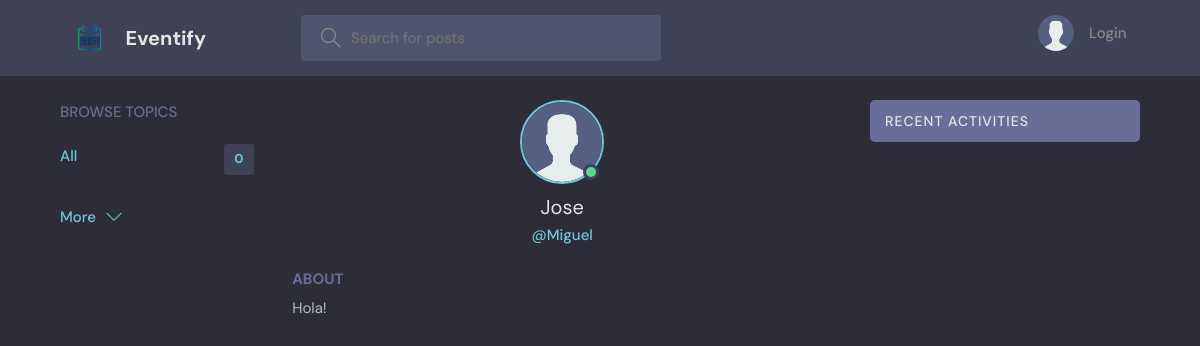
Before: /profile/6/ with the older database file.
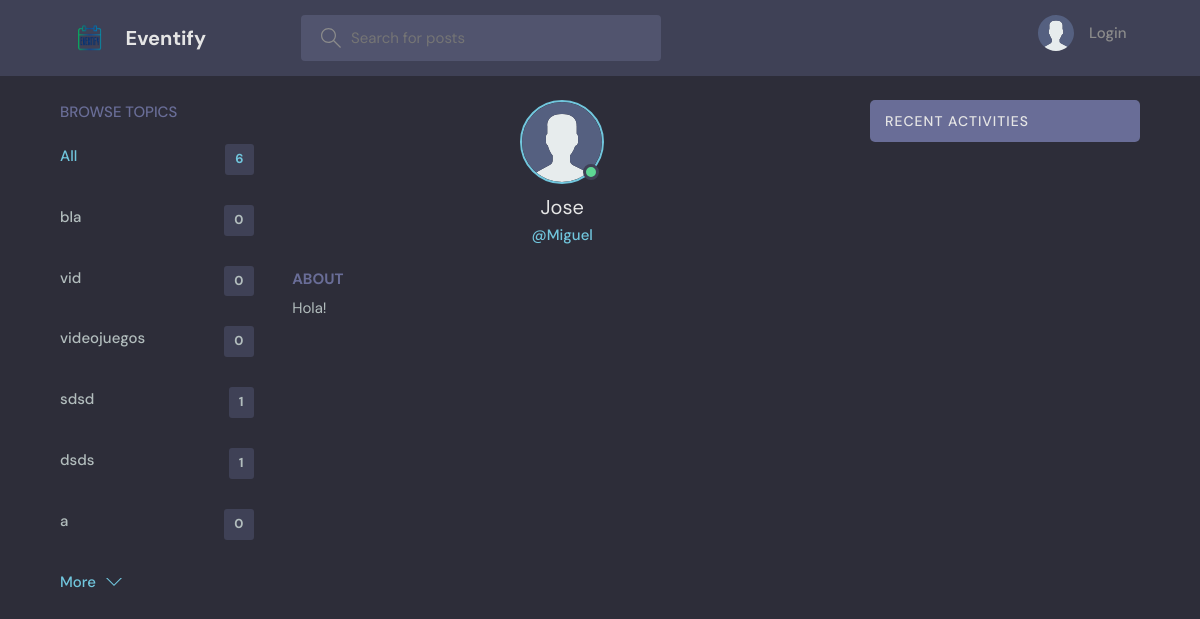
After: the same page with the newer database file.
### base/models.py (models this page shows, shortened)
class User(AbstractUser):
    name = models.CharField(max_length=200, null=True)
    email = models.EmailField(unique=True, null=True)
    bio = models.TextField(null=True)
    avatar = models.ImageField(null=True, default="avatar.svg")
    USERNAME_FIELD = 'username'
    REQUIRED_FIELDS = []

class Topic(models.Model):
    name = models.CharField(max_length=200)

### base/views.py (the view)
# urls.py: path('profile/<str:pk>/', views.userProfile, name="user-profile"),
def userProfile(request, pk):
    user = User.objects.get(id=pk)
    rooms = user.room_set.all()
    room_messages = user.message_set.all()
    topics = Topic.objects.all()
    context = {'user': user, 'rooms': rooms,
               'room_messages': room_messages, 'topics': topics}
    return render(request, 'base/profile.html', context)

### base/templates/base/profile.html (shortened to what this page needs)
{% extends 'main.html' %}
{% block content %}
<main class="profile-page layout layout--3">
  <div class="container">
    {% include 'base/topics_component.html' %}
    <div class="roomList">
      <div class="profile">
        <div class="profile__avatar">
          <div class="avatar avatar--large active">
            <img src="{{user.avatar.url}}" />
          </div>
        </div>
        <div class="profile__info">
          <h3>{{user.name}}</h3>
          <p>@{{user.username}}</p>
        </div>
        <div class="profile__about">
          <h3>About</h3>
          <p>
            {{user.bio}}
          </p>
        </div>
      </div>
    </div>
    {% include 'base/activity_component.html' %}
  </div>
</main>
{% endblock content %}

### templates/main.html (shortened to what this page needs)
<!DOCTYPE html>
{% load static %}
<html lang="en">
<head>
    <link rel="stylesheet" href="{% static 'styles/style.css' %}" />
</head>
<body>
    {% include 'navbar.html' %}
    {% block content %}
    {% endblock %}
</body>
</html>

### templates/navbar.html (shortened to what this page needs)
{% load static %}
<header class="header header--loggedIn">
    <div class="container">
        <a href="{% url 'home' %}" class="header__logo">
            <img src="{% static 'images/LogoEventify.png' %}" />
            <h1>Eventify</h1>
        </a>
        <form class="header__search" method="GET" action="{% url 'home' %}">
            <label>
                <input name="q" placeholder="Search for posts" />
            </label>
        </form>
        <nav class="header__menu">
            {% if request.user.is_authenticated %}
            <div class="header__user">
                <a href="{% url 'update-user' %}">
                    <div class="avatar avatar--medium active">
                        <img src="{{request.user.avatar.url}}" />
                    </div>
                    <p>{{request.user.username}} <span>@{{request.user.username}}</span></p>
                </a>
                <button class="dropdown-button">
                    <svg version="1.1" xmlns="http://www.w3.org/2000/svg" width="32" height="32" viewBox="0 0 32 32">
                        <title>chevron-down</title>
                        <path d="M16 21l-13-13h-3l16 16 16-16h-3l-13 13z"></path>
                    </svg>
                </button>
            </div>
            {% else %}
            <a href="{% url 'login' %}">
                <img src="{% static 'images/avatar.svg' %}" />
                <p>Login</p>
            </a>
            {% endif %}
        </nav>
    </div>
</header>

### base/templates/base/topics_component.html
<div class="topics">
    <div class="topics__header">
        <h2>Browse Topics</h2>
    </div>
    <ul class="topics__list">
        <li>
            <a href="{% url 'home' %}" class="active">All <span>{{topics.count}}</span></a>
        </li>
        {% for topic in topics %}
        <li>
            <a href="{% url 'home' %}?q={{topic.name}}">{{topic.name}}<span>{{topic.room_set.all.count}}</span></a>
        </li>
        {% endfor %}
    </ul>
    <a class="btn btn--link" href="{% url 'topics' %}">
        More
        <svg version="1.1" xmlns="http://www.w3.org/2000/svg" width="32" height="32" viewBox="0 0 32 32">
            <title>chevron-down</title>
            <path d="M16 21l-13-13h-3l16 16 16-16h-3l-13 13z"></path>
        </svg>
    </a>
</div>

### base/templates/base/activity_component.html (shortened to what this page needs)
<div class="activities">
    <div class="activities__header">
        <h2>Recent Activities</h2>
    </div>
</div>

Changed rows visible on the page:
added Topic: name "bla", room_set.all.count "0"
added Topic: name "vid", room_set.all.count "0"
added Topic: name "videojuegos", room_set.all.count "0"
added Topic: name "sdsd", room_set.all.count "1"
added Topic: name "dsds", room_set.all.count "1"
added Topic: name "a", room_set.all.count "0"
Other visible differences:
{{ topics.count }}: "0" → "6"
